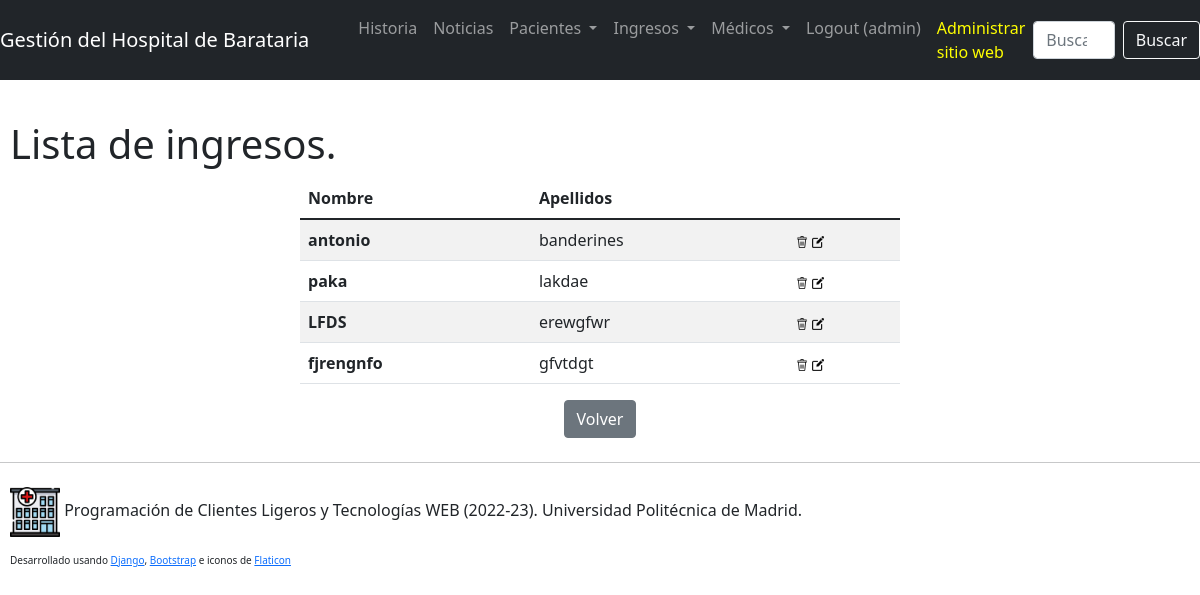
The app's page /hospital/ingresos/ (signed in) with its own data.
### gestHospital/models.py (models this page shows)
class Ingreso(models.Model):
    id = models.CharField(primary_key=True, max_length=20, null=False, unique=True)
    paciente = models.ForeignKey(Paciente, on_delete=models.CASCADE, default=None)
    edad = models.IntegerField(null=False)
    fechaIngreso = models.DateField(null=False)
    fechaAlta = models.DateField(null=True, blank=True)
    descripcion = models.CharField( max_length=2000, blank=True, null=True)

class Paciente( models.Model ):
    nombre = models.CharField( max_length=50, null=False)
    apellidos = models.CharField( max_length=50, null=False)
    numID = models.CharField( max_length=20, primary_key=True, null=False, unique=True)
    sexo = models.CharField( choices=SEXO_OPCIONES, max_length=10, null=False)

### gestHospital/views.py (the view)
# urls.py: path('ingresos/', views.mostrarIngresos, name='gestHospital-ingresos'),
@login_required(login_url=reverse_lazy('gestHospital-login'), redirect_field_name=NEXT_FIELD_LABEL)
@permission_required( ['gestHospital.view_ingreso', 'auth.add_user'], raise_exception=True)
def mostrarIngresos(request: HttpRequest) -> HttpResponse:
    if (request.method == 'GET'):
        lista = GestorIngresos.buscarIngreso()
        return render(request, LISTA_INGRESOS, {'lista': lista})
        pass
    error = "Operación de protocolo empleada incorrecta. Fallo en el navegador"
    op = "Visualizar ingresos"
    return render(request, RESULTADO, {'errorMsg': error, "texto_op" : op }, status=405)
    pass

### gestHospital/Hosp.py (called while the page is built, shortened)
    def buscarIngreso( id=None ):
        if ( id is None ):
            ingresos = list( Ingreso.objects.all())
            return ingresos
            pass
        pass

### gestHospital/templates/gestHospital/listaIngresos.html
{% extends gestHospital_base_html %}
{% load static %}
{% block contenido %}
<h1> Lista de ingresos.</h1>
{% if lista %}
{% include gestHospital_tabla_ingreso with ingresos=lista %}
{% else %}
<div class="alert alert-warning" role="alert">
    No hay ingresos registrados.
</div>
{% endif%}
{% include gestHospital_volver %}
{% endblock %}

### gestHospital/templates/gestHospital/base.html (shortened to what this page needs)
<!DOCTYPE html>
<html lang="es">
<head>
  {% load static %}
  <link href="https://cdn.jsdelivr.net/npm/bootstrap@5.1.3/dist/css/bootstrap.min.css" rel="stylesheet"
>
  <link rel="stylesheet" href="{% static gestHospital_css %}">
</head>
<body>
  <nav class="navbar navbar-expand-lg navbar-dark bg-dark">
    <a class="navbar-brand" href="{% url 'gestHospital-bienvenida' %}">Gestión del Hospital de Barataria</a>
    <div class="collapse navbar-collapse" id="navbar-menu">
      <ul class="navbar-nav mr-auto">
        <li class="nav-item">
          <a class="nav-link" href="{% url 'gestHospital-historia' %}">Historia</a>
        </li>
        <li class="nav-item">
          <a class="nav-link" href="{% url 'gestHospital-noticias' %}">Noticias</a>
        </li>
        {% if user.is_authenticated %}
        <li class="nav-item dropdown">
          <a class="nav-link dropdown-toggle" href="#" id="navbarDropdown" role="button" data-bs-toggle="dropdown" aria-haspopup="true" aria-expanded="false">
            Pacientes
          </a>
        </li>
        <li class="nav-item dropdown">
          <a class="nav-link dropdown-toggle" href="#" id="navbarDropdown" role="button" data-bs-toggle="dropdown" aria-haspopup="true" aria-expanded="false">
            Ingresos
          </a>
        </li>
        <li class="nav-item dropdown">
          <a class="nav-link dropdown-toggle" href="#" id="navbarDropdown" role="button" data-bs-toggle="dropdown" aria-haspopup="true" aria-expanded="false">
            Médicos
          </a>
        </li>
        <li class="nav-item">
          <a class="nav-link" href="{% url 'gestHospital-logout' %}">Logout&nbsp;({{user.username}})</a>
        </li>
        {% else %}
        <li class="nav-item">
          <a class="nav-link" href="{% url 'gestHospital-login' %}">Login</a>
        </li>
        {% endif %}
        <li class="nav-item">
          <a class="nav-link" href="{% url 'admin:index' %}" target="_blank" style="color:yellow">Administrar sitio
            web</a>
        </li>
      </ul>
    </div>
    {% if user.is_authenticated %}
    <form class="d-flex" role="search" action="{% url 'gestHospital-s-f-paciente' %}" method="POST">
      <input class="form-control me-2" type="search" placeholder="Buscar paciente" aria-label="Buscar" max_length=50 required
        id="id_texto" name="texto">
      <button class="btn btn-outline-light" type="submit">Buscar</button>
    </form>
    {% endif %}
  </nav>
  <div class="jumbotron">
    <div id='content'>
      {% block contenido %}{% endblock %}
    </div>
    <div id='foot'>
      <hr class="my-4">
      <p class="foot">
        <img src="{% static gestHospital_imagen_hospital %}" class="img-tumbnail" width="50" height="50"
          alt="Icono de un hospital">
        Programación de Clientes Ligeros y Tecnologías WEB (2022-23). Universidad Politécnica de Madrid.
      </p>
      <p class="foot" style="font-size: x-small;"> Desarrollado usando <a
          href="https://www.djangoproject.com/">Django</a>, <a href="https://getbootstrap.com/">Bootstrap</a> e iconos
        de <a href="https://www.flaticon.com/" title="icons">Flaticon</a></p>
    </div>
  </div>
</body>
</html>

### gestHospital/templates/gestHospital/tablaIngresos.html (shortened to what this page needs)
{% load static %}
<div class="d-flex justify-content-center">
    <table class="table table-striped w-50">
        <thead>
            <tr>
                <th scope="col">Nombre</th>
                <th scope="col">Apellidos</th>
            </tr>
        </thead>
        <tbody>
            {% for ingreso in ingresos %}
            <tr>
                <th scope="row">{{ingreso.paciente.nombre}}</th>
                <td>
                    {{ingreso.paciente.apellidos}}
                </td>
                <td>
                     <a href="#ingreso-{{ingreso.id}}" data-bs-toggle="modal" data-bs-target="#ingreso-{{ingreso.id}}"><img
                            src="{% static gestHospital_icono_borrar%}" width="12"
                            title="Eliminar {{ingreso.paciente.nombre}}"></a>
                    <a href="{% url 'gestHospital-m-f-ingreso' ingreso.id %}"><img
                                src=" {% static gestHospital_icono_editar%}" width="12"
                            title="Editar {{ingreso.paciente.nombre }}"></a>
            </tr>
            {% endfor %}
        </tbody>
    </table>
</div>

### gestHospital/static/gestHospital/gestHospital.css (style rules this page uses)
h1 { margin-left: 10px; margin-top: 40px; margin-bottom: 10px; margin-right: 20px; }
p { margin-left: 20px; margin-right: 20px; }
ul { margin-left: 25px; }
p.foot { margin-left: 10px; }

### records on screen
Ingreso: paciente.nombre "antonio", paciente.apellidos "banderines"
Ingreso: paciente.nombre "paka", paciente.apellidos "lakdae"
Ingreso: paciente.nombre "LFDS", paciente.apellidos "erewgfwr"
Ingreso: paciente.nombre "fjrengnfo", paciente.apellidos "gfvtdgt"

### other values on screen
{{ user.username }} "admin"
